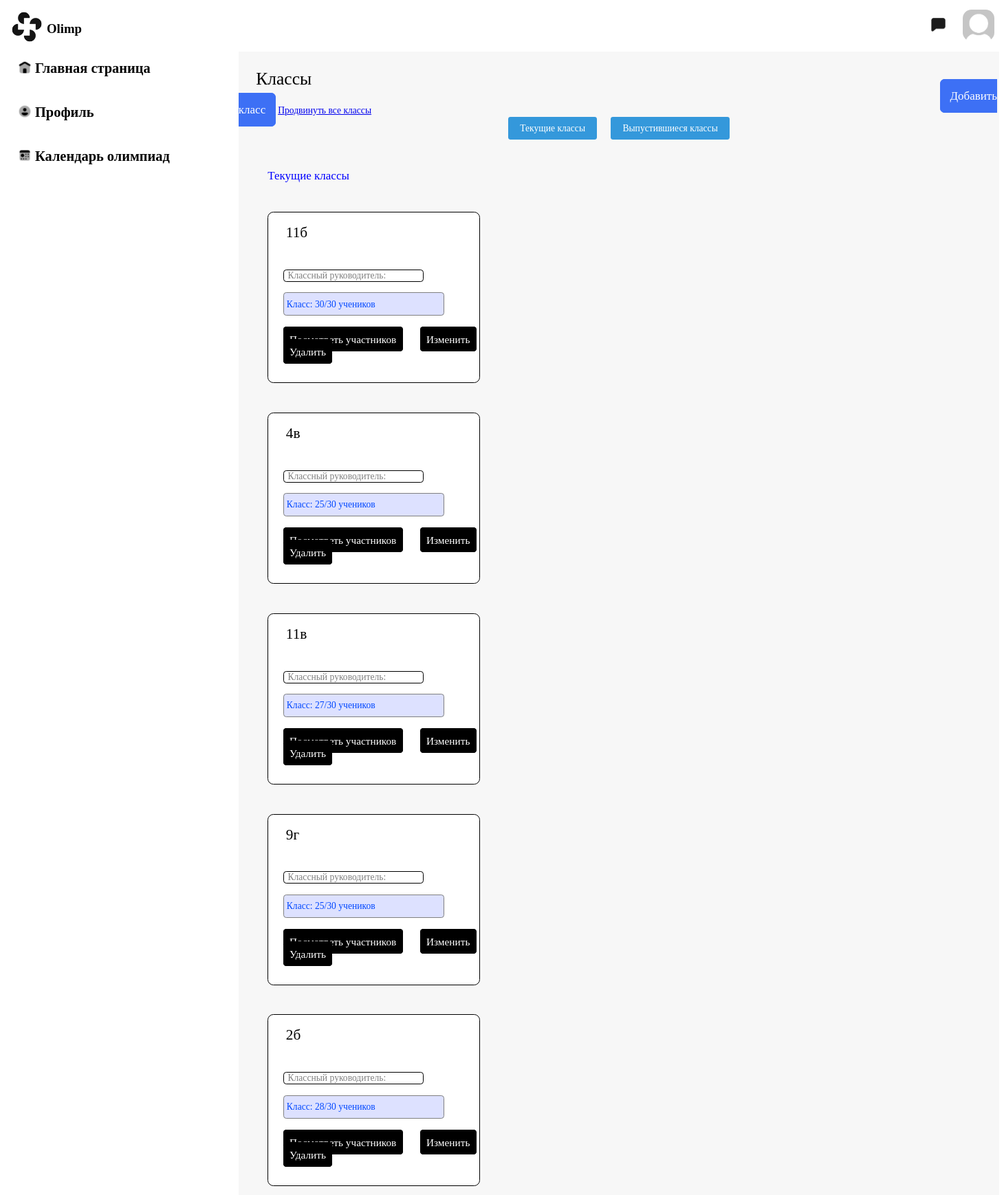
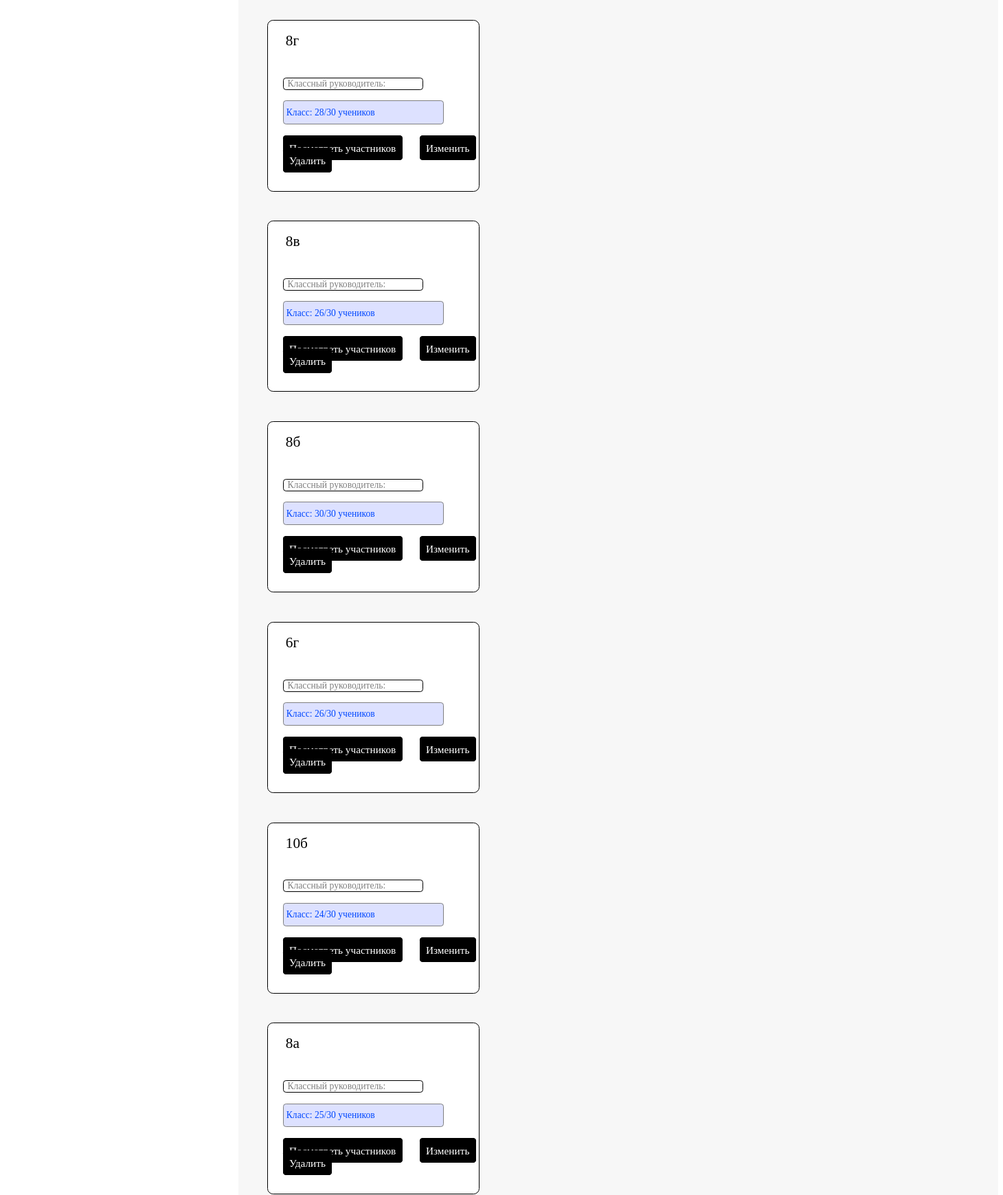
The app's page /classroom/classroom/list/ (upper part) with its own data (2 pictures, top to bottom).
### main/models.py (models this page shows, shortened)
class Classroom(models.Model):
    class Meta:
        verbose_name_plural = "Учебные классы"
        verbose_name = 'Учебный класс'
    number = models.IntegerField('Цифра', blank=True, null=True)
    letter = models.CharField('Буква', max_length=1, blank=True, null=True)
    teacher = models.ForeignKey(to='users.User', blank=True, null=True, on_delete=models.CASCADE,
                                related_name='teacher')
    child = models.ManyToManyField(to='users.User', blank=True, related_name='Child')
    is_graduated = models.BooleanField('Выпустился', default=False)
    graduation_year = models.IntegerField('Год выпуска', blank=True, null=True)

### classroom/views.py (the view)
# urls.py: path('classroom/list/', ClassroomListView.as_view(), name='list_classroom'),
class ClassroomListView(View):
    def get(self, request):
        graduated = request.GET.get('graduated') == '1'
        if graduated:
            classrooms = Classroom.objects.filter(is_graduated=True)
            context_title = "Выпустившиеся классы"
        else:
            classrooms = Classroom.objects.filter(is_graduated=False)
            context_title = "Текущие классы"
        return render(request, 'list_classroom/list_classroom.html', {
            'classrooms': classrooms,
            'graduated': graduated,
            'context_title': context_title
        })

### classroom/templates/list_classroom/list_classroom.html (shortened to what this page needs)
<!DOCTYPE html>
{% load static %}
<html lang="en">
<head>
    <link rel="stylesheet" href="{% static 'list_classroom/list_classroom.css' %}">
    <link rel="stylesheet" href="{% static 'header/header.css' %}">
    <link rel="stylesheet" href="{% static 'navbar/navbar.css' %}">
</head>
<body>
{% include 'header/header.html' %}
{% include 'navbar/navbar.html' %}
<div class="main">
    <div class="classes">Классы</div>
    <a class="addclass" href="{% url 'classroom:classroom_create' %}">Добавить класс</a>
    <a class="promote-all" href="{% url 'classroom:promote_all_classrooms' %}">Продвинуть все классы</a>
    <div class="switch-buttons">
        <a class="switch-button" href="{% url 'classroom:list_classroom' %}?graduated=0">Текущие классы</a>
        <a class="switch-button" href="{% url 'classroom:list_classroom' %}?graduated=1">Выпустившиеся классы</a>
    </div>
    <div class="sha">{{ context_title }}</div>
    <div class="class-grid">
        {% for classroom in classrooms %}
        <div class="pole">
            <div class="class">{{ classroom.number }}{{ classroom.letter }} </div>
            <div class="clasruk">
                <div class="classruk">Классный руководитель:</div>
            </div>
            <div class="kolvo">Класс: {{ classroom.child.count }}/30 учеников</div>
            <a href="{% url 'classroom:student-applications-admin' classroom.id %}" class="watchinfo" type="button">Посмотреть участников</a>
            <a href="{% url 'classroom:classroom_update' classroom.pk %}" class="watchinfo" type="button">Изменить</a>
            <a href="{% url 'classroom:classroom_delete' classroom.pk %}" class="watchinfo" type="button">Удалить</a>
        </div>
        {% endfor %}
    </div>
</div>
</body>
</html>

### static/list_classroom/list_classroom.css (style rules this page uses)
html { overflow: hidden; font-family: Bahnschrift; zoom: 85%; max-width: 100%; max-height: 100%; }
.switch-buttons { text-align: center; margin-bottom: 20px; }
.switch-button { display: inline-block; margin: 0 10px; padding: 10px 20px; background-color: #3498db; color: #fff; text-decoration: none; border-radius: 4px; transition: background-color 0.3s ease; }
.main { background-color: #f7f7f7; margin-left: 400px; padding-bottom: 500px; }
.classes { font-size: 30px; margin-left: 30px; padding-top: 30px; font-family: Bahnschrift; }
.sha { margin-left: 50px; margin-top: 50px; font-size: 20px; text-decoration: none; color: blue; }
.addclass { transition-property: background; transition-duration: 0.3s; width: 183.822px; height: 56px; padding: 16px; padding-top: -20px; margin-left: 1200px; justify-content: center; align-items: center; flex-shrink: 0; border-radius: 8px; border: 1.5px solid #3d70f5; text-decoration: none; color: #FFFFFF; background: #3d70f5; left: 500px; font-family: Bahnschrift; font-size: 20px; font-style: normal; font-weight: 400; line-height: normal; }
.pole { border: 1.5px solid #000000; border-radius: 10px; width: 361px; height: 291px; background-color: #FFFFFF; margin-left: 50px; margin-top: 50px; }
.class { font-size: 25px; padding-top: 20px; padding-left: 20px; margin-left: 10px; }
.clasruk { margin-left: 25px; width: 233px; margin-top: 48px; border: 1.5px solid black; border-radius: 5px; padding-left: 5px; }
.classruk { opacity: 0.5; margin-left: 2px; }
.kolvo { margin-left: 25px; border: 1.5px solid gray; border-radius: 5px; background-color: #DDE1FF; color: #0047ff; width: 269px; margin-top: 18px; height: 28px; padding-top: 10px; padding-left: 5px; margin-bottom: 30px; }
.watchinfo { transition-property: background; transition-duration: 0.3s; width: 307px; margin-top: 60px; margin-left: 25px; height: 44px; padding: 10px; justify-content: center; align-items: center; flex-shrink: 0; border-radius: 5px; border: 1.5px solid #000000; color: white; background: #000000; left: 110px; bottom: 10px; font-family: Bahnschrift; font-size: 18px; font-style: normal; font-weight: 400; line-height: normal; text-decoration: none; }

### records on screen
Classroom: number "11", letter "б", child.count "30"
Classroom: number "4", letter "в", child.count "25"
Classroom: number "11", letter "в", child.count "27"
Classroom: number "9", letter "г", child.count "25"
Classroom: number "2", letter "б", child.count "28"
Classroom: number "8", letter "г", child.count "28"
Classroom: number "8", letter "в", child.count "26"
Classroom: number "8", letter "б", child.count "30"
Classroom: number "6", letter "г", child.count "26"
Classroom: number "10", letter "б", child.count "24"
Classroom: number "8", letter "а", child.count "25"

### other values on screen
{{ context_title }} "Текущие классы"
